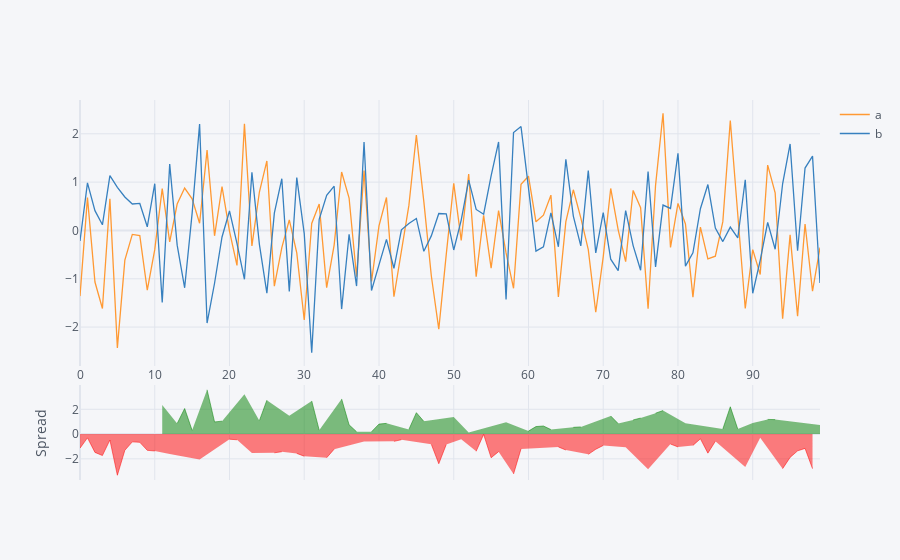

Here is the notebook cell this chart was saved with:
### Code cell
import pandas as pd
import numpy as np
import cufflinks as cf
from plotly.offline import download_plotlyjs, init_notebook_mode, plot, iplot

init_notebook_mode(connected=True)
cf.go_offline()
%matplotlib inline

dataframe = pd.DataFrame(np.random.randn(100,4), columns=['a','b','c','d'])


dataframe[['a','b']].iplot(kind='spread')

### Figure 1 — Plotly figure (JSON) as saved in the notebook; plotly's stock layout.template omitted (floating-point values rounded to 4 significant figures)
{"data": [{"line": {"color": "rgba(255, 153, 51, 1.0)", "dash": "solid", "shape": "linear", "width": 1.3}, "mode": "lines", "name": "a", "text": "", "type": "scatter", "x": [0, 1, 2, 3, 4, 5, 6, 7, 8, 9, 10, 11, 12, 13, 14, 15, 16, 17, 18, 19, 20, 21, 22, 23, 24, 25, 26, 27, 28, 29, 30, 31, 32, 33, 34, 35, 36, 37, 38, 39, 40, 41, 42, 43, 44, 45, 46, 47, 48, 49, 50, 51, 52, 53, 54, 55, 56, 57, 58, 59, 60, 61, 62, 63, 64, 65, 66, 67, 68, 69, 70, 71, 72, 73, 74, 75, 76, 77, 78, 79, 80, 81, 82, 83, 84, 85, 86, 87, 88, 89, 90, 91, 92, 93, 94, 95, 96, 97, 98, 99], "y": [-1.359, 0.6794, -1.067, -1.616, 0.6561, -2.431, -0.6139, -0.08238, -0.1078, -1.237, -0.3984, 0.8657, -0.2368, 0.5467, 0.8771, 0.6557, 0.1492, 1.663, -0.1111, 0.9071, -0.01237, -0.725, 2.205, -0.32, 0.7956, 1.439, -1.154, -0.3546, 0.2186, -0.4647, -1.854, 0.1457, 0.5485, -1.183, -0.303, 1.21, 0.6707, -0.9596, 1.239, -1.056, 0.09381, 0.6809, -1.372, -0.4415, 0.5187, 1.975, 0.595, -0.9369, -2.043, -0.4953, 0.9729, -0.2054, 1.166, -0.9576, 0.3106, -0.7816, 0.4122, -0.4646, -1.197, 0.9534, 1.123, 0.1779, 0.3148, 0.7304, -1.375, 0.1836, 0.8413, 0.261, -0.3981, -1.693, -0.5473, 0.8689, 0.01289, -0.6446, 0.8287, 0.4697, -1.619, 0.9338, 2.424, -0.3515, 0.5594, 0.1349, -1.381, 0.06833, -0.5898, -0.5331, 0.1817, 2.274, 0.2542, -1.614, -0.3962, -0.9106, 1.353, 0.779, -1.826, -0.09051, -1.774, 0.1341, -1.255, -0.3544]}, {"line": {"color": "rgba(55, 128, 191, 1.0)", "dash": "solid", "shape": "linear", "width": 1.3}, "mode": "lines", "name": "b", "text": "", "type": "scatter", "x": [0, 1, 2, 3, 4, 5, 6, 7, 8, 9, 10, 11, 12, 13, 14, 15, 16, 17, 18, 19, 20, 21, 22, 23, 24, 25, 26, 27, 28, 29, 30, 31, 32, 33, 34, 35, 36, 37, 38, 39, 40, 41, 42, 43, 44, 45, 46, 47, 48, 49, 50, 51, 52, 53, 54, 55, 56, 57, 58, 59, 60, 61, 62, 63, 64, 65, 66, 67, 68, 69, 70, 71, 72, 73, 74, 75, 76, 77, 78, 79, 80, 81, 82, 83, 84, 85, 86, 87, 88, 89, 90, 91, 92, 93, 94, 95, 96, 97, 98, 99], "y": [-0.2192, 0.9842, 0.4099, 0.1164, 1.135, 0.893, 0.6933, 0.5468, 0.5587, 0.0752, 0.9671, -1.491, 1.372, -0.3039, -1.186, 0.3522, 2.201, -1.916, -1.093, -0.1357, 0.4035, -0.2655, -1.011, 1.204, -0.2881, -1.296, 0.3573, 1.071, -1.261, 1.094, -0.06541, -2.53, 0.2315, 0.7284, 0.9158, -1.627, -0.07805, -1.15, 1.832, -1.243, -0.7122, -0.1839, -0.783, 0.01274, 0.1434, 0.2475, -0.4312, -0.1128, 0.351, 0.3452, -0.4042, 0.2147, 1.043, 0.4347, 0.3366, 1.129, 1.832, -1.426, 2.026, 2.149, 0.8811, -0.4288, -0.3382, 0.3648, -0.3377, 1.471, 0.2973, -0.3186, 1.239, -0.4659, 0.3696, -0.5944, -0.832, 0.4108, -0.3139, -0.823, 1.221, -0.7548, 0.5254, 0.4553, 1.596, -0.738, -0.4645, 0.4495, 0.9497, 0.04783, -0.2299, 0.06919, -0.1544, 1.049, -1.3, -0.6192, 0.1685, -0.3896, 0.9662, 1.79, -0.4194, 1.292, 1.538, -1.087]}, {"connectgaps": false, "fill": "tozeroy", "line": {"color": "green", "dash": "solid", "shape": "linear", "width": 0.5}, "mode": "lines", "name": "Spread", "showlegend": false, "type": "scatter", "x": [0, 1, 2, 3, 4, 5, 6, 7, 8, 9, 10, 11, 12, 13, 14, 15, 16, 17, 18, 19, 20, 21, 22, 23, 24, 25, 26, 27, 28, 29, 30, 31, 32, 33, 34, 35, 36, 37, 38, 39, 40, 41, 42, 43, 44, 45, 46, 47, 48, 49, 50, 51, 52, 53, 54, 55, 56, 57, 58, 59, 60, 61, 62, 63, 64, 65, 66, 67, 68, 69, 70, 71, 72, 73, 74, 75, 76, 77, 78, 79, 80, 81, 82, 83, 84, 85, 86, 87, 88, 89, 90, 91, 92, 93, 94, 95, 96, 97, 98, 99], "xaxis": "x2", "y": ["", "", "", "", "", "", "", "", "", "", "", 2.357, "", 0.8506, 2.064, 0.3035, "", 3.579, 0.9818, 1.043, "", "", 3.216, "", 1.084, 2.735, "", "", 1.479, "", "", 2.676, 0.317, "", "", 2.838, 0.7487, 0.1909, "", 0.1871, 0.806, 0.8648, "", "", 0.3753, 1.728, 1.026, "", "", "", 1.377, "", 0.1233, "", "", "", "", 0.9614, "", "", 0.2415, 0.6067, 0.653, 0.3656, "", "", 0.5441, 0.5797, "", "", "", 1.463, 0.8449, "", 1.143, 1.293, "", 1.689, 1.899, "", "", 0.8729, "", "", "", "", 0.4116, 2.205, 0.4086, "", 0.9038, "", 1.185, 1.169, "", "", "", "", "", 0.733], "yaxis": "y2"}, {"connectgaps": false, "fill": "tozeroy", "line": {"color": "red", "dash": "solid", "shape": "linear", "width": 0.5}, "mode": "lines", "name": "Spread", "showlegend": false, "type": "scatter", "x": [0, 1, 2, 3, 4, 5, 6, 7, 8, 9, 10, 11, 12, 13, 14, 15, 16, 17, 18, 19, 20, 21, 22, 23, 24, 25, 26, 27, 28, 29, 30, 31, 32, 33, 34, 35, 36, 37, 38, 39, 40, 41, 42, 43, 44, 45, 46, 47, 48, 49, 50, 51, 52, 53, 54, 55, 56, 57, 58, 59, 60, 61, 62, 63, 64, 65, 66, 67, 68, 69, 70, 71, 72, 73, 74, 75, 76, 77, 78, 79, 80, 81, 82, 83, 84, 85, 86, 87, 88, 89, 90, 91, 92, 93, 94, 95, 96, 97, 98, 99], "xaxis": "x2", "y": [-1.139, -0.3048, -1.477, -1.733, -0.4791, -3.324, -1.307, -0.6292, -0.6665, -1.312, -1.365, "", -1.609, "", "", "", -2.052, "", "", "", -0.4159, -0.4595, "", -1.524, "", "", -1.511, -1.425, "", -1.559, -1.789, "", "", -1.911, -1.219, "", "", "", -0.5933, "", "", "", -0.5888, -0.4542, "", "", "", -0.8241, -2.394, -0.8404, "", -0.4201, "", -1.392, -0.02598, -1.911, -1.42, "", -3.223, -1.196, "", "", "", "", -1.037, -1.287, "", "", -1.637, -1.227, -0.9169, "", "", -1.055, "", "", -2.84, "", "", -0.8068, -1.037, "", -0.9163, -0.3812, -1.54, -0.581, "", "", "", -2.663, "", -0.2914, "", "", -2.792, -1.881, -1.355, -1.158, -2.793, ""], "yaxis": "y2"}], "layout": {"autosize": true, "hovermode": "x", "legend": {"bgcolor": "#F5F6F9", "font": {"color": "#4D5663"}}, "paper_bgcolor": "#F5F6F9", "plot_bgcolor": "#F5F6F9", "title": {"font": {"color": "#4D5663"}}, "xaxis": {"autorange": true, "gridcolor": "#E1E5ED", "range": [0, 99], "showgrid": true, "tickfont": {"color": "#4D5663"}, "title": {"font": {"color": "#4D5663"}, "text": ""}, "type": "linear", "zerolinecolor": "#E1E5ED"}, "xaxis2": {"anchor": "y2", "autorange": true, "gridcolor": "#E1E5ED", "range": [0, 99], "showgrid": true, "showticklabels": false, "tickfont": {"color": "#4D5663"}, "title": {"font": {"color": "#4D5663"}, "text": ""}, "type": "linear", "zerolinecolor": "#E1E5ED"}, "yaxis": {"autorange": true, "domain": [0.3, 1], "gridcolor": "#E1E5ED", "range": [-2.805, 2.7], "showgrid": true, "tickfont": {"color": "#4D5663"}, "title": {"font": {"color": "#4D5663"}, "text": ""}, "type": "linear", "zerolinecolor": "#E1E5ED"}, "yaxis2": {"autorange": true, "domain": [0, 0.25], "gridcolor": "#E1E5ED", "range": [-3.707, 3.963], "showgrid": true, "tickfont": {"color": "#4D5663"}, "title": {"font": {"color": "#4D5663"}, "text": "Spread"}, "type": "linear", "zerolinecolor": "#E1E5ED"}}}
